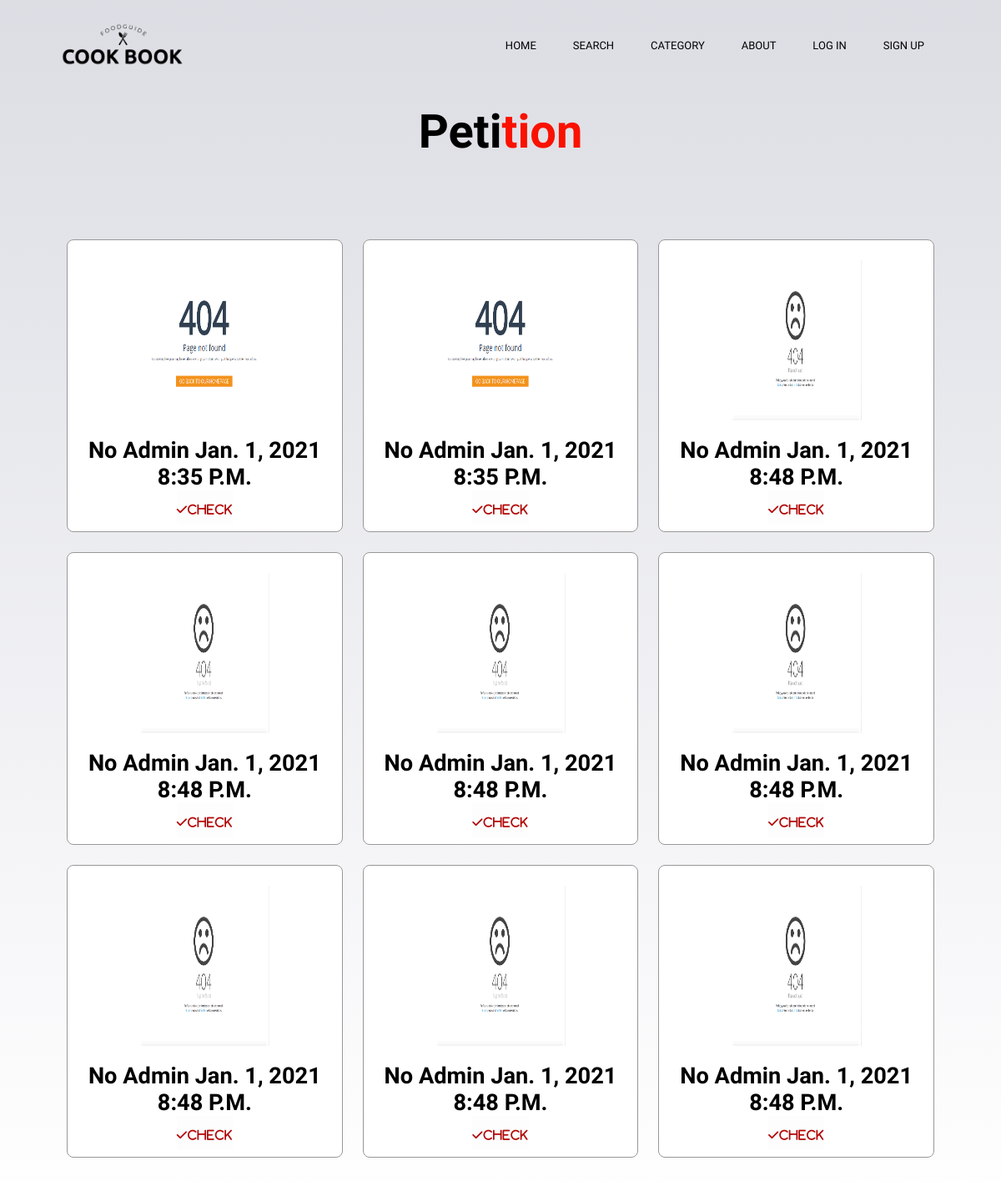
The app's page /recipe/order, older data.
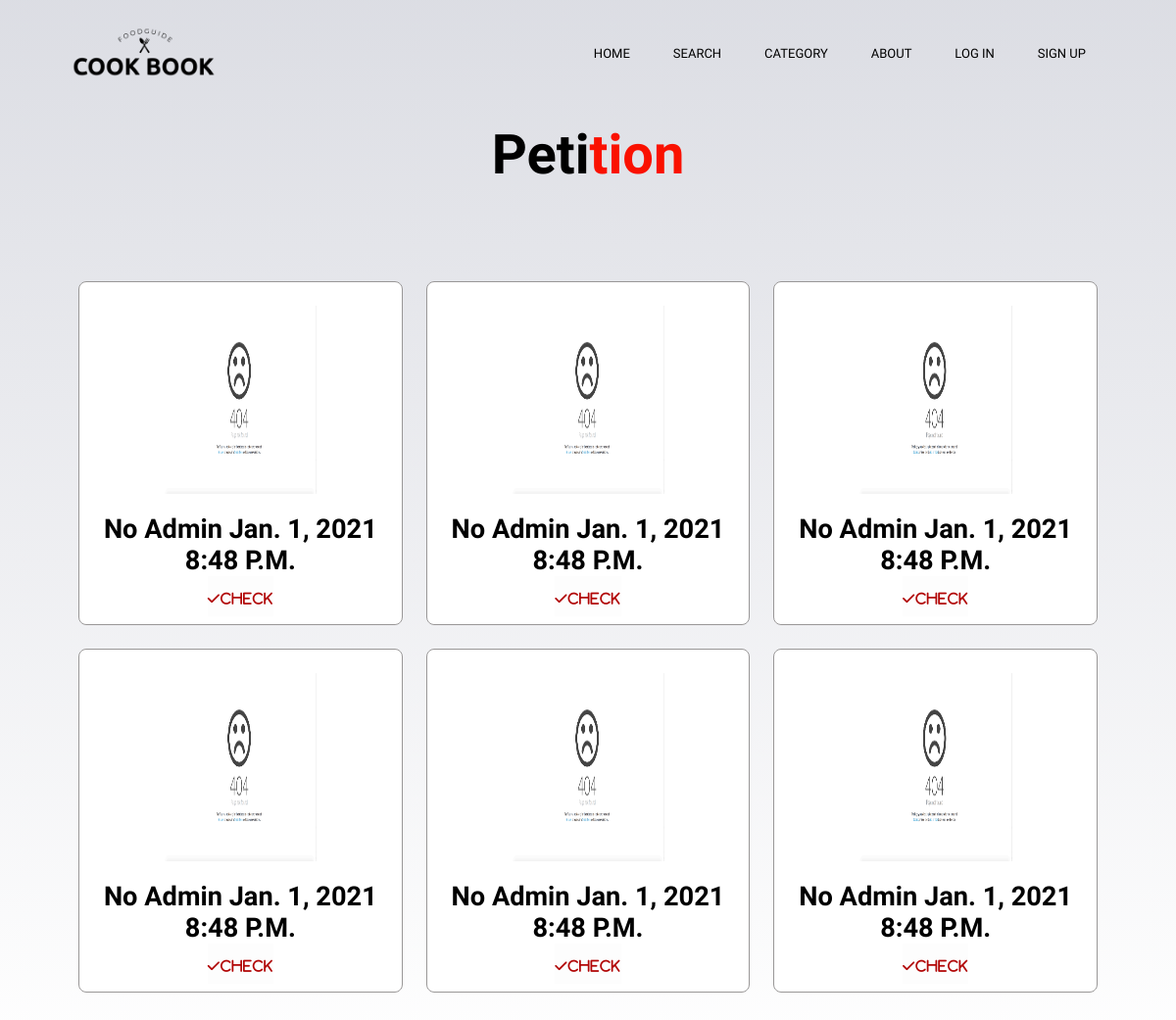
The same page, newer data.
### recipe/models.py (models this page shows, shortened)
class order (models.Model):
    class status(models.TextChoices):
        no = "no"
        confirm = "confirm"
    user=models.ForeignKey(User,default=None, on_delete=models.PROTECT,related_name="userbuy")
    order = models.ForeignKey(recipe,on_delete=models.CASCADE,default=None,related_name="menu_order")
    price = models.FloatField(default=None, null=True)
    pic = models.ImageField(upload_to="",blank=True,null=True)
    date = models.DateField(editable=True)
    time = models.TimeField(editable=True,default=None)
    name = models.CharField(max_length=100,default=None)
    bankaccount = models.CharField(default=None,max_length=4)
    confirm = models.CharField(max_length=10,
        choices=status.choices,
        default=status.no,
        )

### recipe/views.py (the view)
# urls.py: path('order', views.admin_order, name="order"),
def admin_order (request):
    return render(request,'recipe/admin_order.html',{
        "recipes": recipe.objects.all(),
        "order" : order.objects.all(),
        })

### recipe/templates/Recipe/admin_order.html
{% extends 'recipe/base.html' %}
{% load static %}
{% block content %}
<section class="dishes" id="dishes">
    <h1 class="heading">Peti<span>tion</span></h1>
      <div class="box-container">
        {% for list_order in order %}
        {% if list_order.confirm == "no" %}
              <div class="box">
                <img class="image" src="{{list_order.pic.url}}" style="width: 50%; ;"/><br>
                  <h3>{{list_order.confirm}}
                    {{list_order.user}}
                    {{list_order.date}}
                    {{list_order.time}}<br></h3></a>
                    <button class="button" ><a class="fa fa-check" href="{% url 'recipe:check' list_order.id  %}">Check</a></button>
              </div>
            {% endif %}
          {% endfor %}
      </div>
</section>
{% endblock %}

### recipe/templates/Recipe/base.html (shortened to what this page needs)
{% load static %}
<!DOCTYPE html>
<html>
    <head>
        <link rel="stylesheet" href="https://stackpath.bootstrapcdn.com/font-awesome/4.7.0/css/font-awesome.min.css">
        <link rel="stylesheet" href="https://stackpath.bootstrapcdn.com/font-awesome/4.7.0/css/font-awesome.min.css">
        <link rel="stylesheet" href="https://cdnjs.cloudflare.com/ajax/libs/font-awesome/5.15.2/css/all.min.css"
 />
        <link rel="stylesheet" href="path/to/font-awesome/css/font-awesome.min.css">
        <link rel="stylesheet" href="https://cdnjs.cloudflare.com/ajax/libs/font-awesome/6.0.0-beta2/css/all.min.css" />
        <link rel="stylesheet" href="{%static 'css/style-cat.css'%}">
        <link rel="stylesheet" href="{%static 'css/addmenu.css'%}">
        <link rel="stylesheet" href="path/to/font-awesome/css/font-awesome.min.css">
    </head>
    <body>
    <main>
      {% if user.is_authenticated %}
            {% load static %}
      {% else %}
      <body>
        <section class="header">
          <nav>
            <a href="{% url 'home' %}">
              {% load static %}
              <img src="{% static 'images/logo_2.png' %}" width="10%" /></a>
        <div class="nav-links" id="navLinks">
          <ul>
            <li><a href="{% url 'home' %}">Home</a></li>
            <li><a href="{% url 'recipe:search' %}">Search</a></li>
            <li><a href="#news">Category</a>
                  <li><a href = "{% url 'recipe:vegy' %}" >Vegetarian</a></li></li>
              </ul>
            </div>
            <li><a href="#" class="About">About</a>
            </li>
            <li ><a href="{% url 'login' %}">Log In</a></li>
            <li ><a href="{% url 'signup' %}">Sign Up</a></li>
      </nav>
      </section>
        </body>
      {% endif %}
        {% block content %}
        {% endblock %}
      </main>
    </body>
</html>

### static/css/style-cat.css (style rules this page uses)
* { margin: 0; padding: 0; font-family: 'Ubuntu', sans-serif; box-sizing: border-box; text-decoration: none; outline: none; border: none; text-transform: capitalize; transition: all .2s linear; }
body { background-image: linear-gradient(rgba(205, 207, 216, 0.7),rgba(255, 255, 255, 0.7)), url(/static/images/bg7.jpg) ; background-size: cover; background-position: center; background-attachment: fixed; }
nav { display: flex; padding: 2% 6%; justify-content: space-between; align-items: center; }
nav img { width: 150px; }
.nav-links { flex: 1; text-align: right; }
.nav-links ul li { list-style: none; display: inline-block; padding: 20px 20px; position: relative; }
.nav-links ul li a { color: black; text-decoration: none; text-transform: uppercase; font-size: 13px; }
.nav-links ul li::after { content: ''; width: 0%; height: 2px; background: #f44336; display: block; margin: auto; }
.heading { text-align: center; font-size: 3.5rem; padding: 1rem; color: #666; }
.heading span { color: #f44336; }
.heading { text-align: center; font-size: 3.5rem; padding: 1rem; color: rgb(0, 0, 0); }
.heading span { color: #fa1100; }
.dishes .box-container { display: grid; grid-template-columns: repeat(auto-fit, minmax(28rem, 1fr)); gap: 1.5rem; }
.dishes .box-container .box { padding: 0.5rem; background: #fff; border-radius: .5rem; border: .1rem solid rgb(153, 151, 151); box-shadow: box-shadow; position: relative; overflow: hidden; text-align: center; }
.dishes .box-container .box .image { height: 12rem; margin: 1rem 0; }
.dishes .box-container .box h3 { color: black; font-size: 1.7rem; }

### static/css/addmenu.css (style rules this page uses)
* { margin: 0; padding: 0; font-family: 'Ubuntu', sans-serif; box-sizing: border-box; text-decoration: none; outline: none; border: none; text-transform: capitalize; transition: all .2s linear; }
body { background-image: linear-gradient(rgba(205, 207, 216, 0.7),rgba(255, 255, 255, 0.7)), url(/static/images/bg7.jpg) ; background-size: cover; background-position: center; background-attachment: fixed; }
nav { display: flex; padding: 2% 6%; justify-content: space-between; align-items: center; }
nav img { width: 150px; }
.nav-links { flex: 1; text-align: right; }
.nav-links ul li { list-style: none; display: inline-block; padding: 20px 20px; position: relative; }
.nav-links ul li a { color: black; text-decoration: none; text-transform: uppercase; font-size: 13px; }
.nav-links ul li::after { content: ''; width: 0%; height: 2px; background: #f44336; display: block; margin: auto; }
.heading { text-align: center; font-size: 3.5rem; padding: 1rem; color: #666; }
.heading span { color: #f44336; }
.heading { text-align: center; font-size: 3.5rem; padding: 1rem; color: rgb(0, 0, 0); }
.heading span { color: #fa1100; }
.dishes .box-container { display: grid; grid-template-columns: repeat(3, 1fr); gap: 1.5rem; padding: 5rem; }
.dishes .box-container .box { padding: 0.5rem; background: #fff; border-radius: .5rem; border: .1rem solid rgb(153, 151, 151); box-shadow: box-shadow; position: relative; overflow: hidden; text-align: center; }
.dishes .box-container .box .image { height: 12rem; margin: 1rem 0; }
.dishes .box-container .box h3 { color: black; font-size: 1.7rem; }
button { text-decoration: none; padding-top: 15px; font-size: 14px; background-color: #fdfdfd; text-decoration: none; letter-spacing: 1px; padding-bottom: 10px; }
button .fa-check { color: rgb(177, 5, 5); }

Row changes from the older to the newer data that the page shows:
no longer on this page (row edited): order: pic (picture), confirm "No", user "Admin", date "Jan. 1, 2021", time "8:35 P.m."
no longer on this page (row edited): order: pic (picture), confirm "No", user "Admin", date "Jan. 1, 2021", time "8:35 P.m."
no longer on this page (row edited): order: pic (picture), confirm "No", user "Admin", date "Jan. 1, 2021", time "8:48 P.m."
